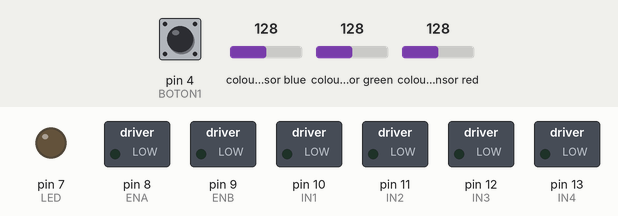
This sketch was run on a simulated Arduino Mega 2560, built with avr-gcc and run on an emulated ATmega2560. On the bench: switched loads named in the sketch (green lamp = pin HIGH), output pins drawn as LEDs (lit = HIGH). Wiring (inferred from the names in the program): TCS3200 colour sensor: output pin 18; S2 pin 16; S3 pin 17; S0 pin 14; S1 pin 15. Inputs (shaded band) come from the test bench; at power-on: pin 4 (BOTON1) LOW, colour sensor blue 128, colour sensor green 128, colour sensor red 128. Pins used as bus, display or sensor lines are not drawn; what the sketch prints to the serial monitor is not drawn.

Above: at 1.2 s.
1.3 s: pin 4 (BOTON1) pulled HIGH for 0.15 s
At 2.4 s:
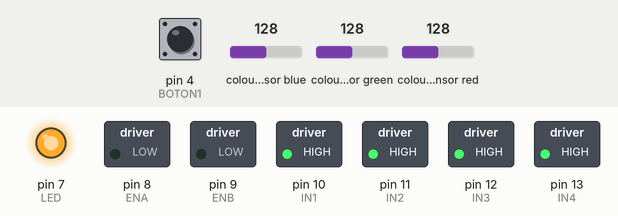
4.8 s: pin 4 (BOTON1) pulled HIGH for 1 s
At 5.4 s:
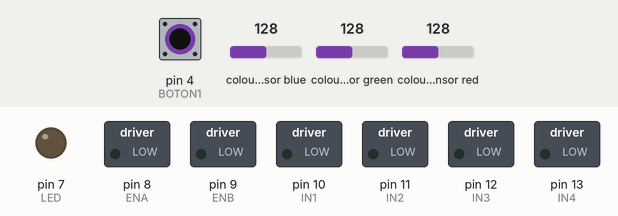
8.4 s: pin 4 (BOTON1) pulled HIGH for 3.2 s
At 9.5 s:
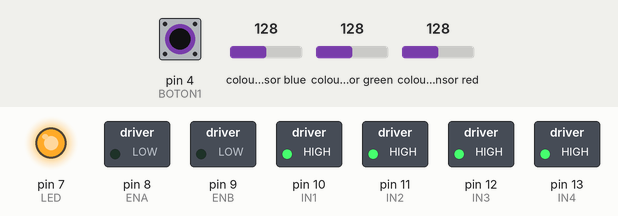
Timing chart, 0 to 11.4 s (numbered marks = the images above; inputs shaded):
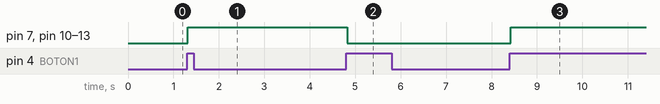

The sketch:

sketch_jun09b.ino
```cpp
int ENA = 8;
int ENB = 9;
const int IN1 = 10;
const int IN2 = 11;
const int IN3 = 12;
const int IN4 = 13;

const int LED =7;
const int BOTON1 = 4;
const int BOTON2 = 24;
const int BOTON3 = 26;
int val = 0; //val se emplea para almacenar el estado del boton
int state = 0; // 0 LED apagado, mientras que 1 encendido
int old_val = 0; // almacena el antiguo valor de val
const int triggerEmisor = 1;
const int echoReceptor = 0;
const int triggerEmisor1= 3;
const int echoReceptor1 = 2;
const int valorUmbral = 20; //valor de la distancia en cm para detenerse
long tiempoEntrada;
float distanciaEntrada;
long tiempoEntrada1;
float distanciaEntrada1;


const int s0 = 14;
const int s1 = 15;
const int s2 = 16;
const int s3 = 17;
const int out = 18;
int rojo = 0;
int verde = 0;
int azul = 0;
void setup(){  // definir si la variable es de entrada // o salida.
  pinMode(LED,OUTPUT);
 pinMode(BOTON1,INPUT); // y BOTON como señal de entrada
  pinMode(BOTON2,INPUT); // y BOTON como señal de entrada
   pinMode(BOTON3,INPUT); // y BOTON como señal de entrada
      pinMode (ENA, OUTPUT);
 pinMode (ENB, OUTPUT);

pinMode (IN1, OUTPUT);
pinMode (IN2, OUTPUT);
pinMode (IN3, OUTPUT);
pinMode (IN4, OUTPUT);
pinMode(triggerEmisor,OUTPUT);
pinMode(echoReceptor,INPUT);
pinMode(triggerEmisor1,OUTPUT);
pinMode(echoReceptor1,INPUT);
  pinMode(s0,OUTPUT);
  pinMode(s1,OUTPUT);
  pinMode(s2,OUTPUT);
  pinMode(s3,OUTPUT);
  pinMode(out,INPUT);
  digitalWrite(s0,HIGH);
  digitalWrite(s1,HIGH);

  Serial.begin(9600);
  delay(10);
}


void loop() {       // loop = realice un lazo continuamente

  color();
  Serial.print("   ");
  Serial.print(rojo, DEC);
  Serial.print("   ");
  Serial.print(verde, DEC);
  Serial.print("   ");
  Serial.print(azul, DEC);


val= digitalRead(BOTON1); // lee el estado del Boton++65
if ((val == HIGH) && (old_val == LOW)){
state=1-state;
delay(10);
}
old_val = val; // valor del antiguo estado
if (state==1){
 digitalWrite(LED, HIGH); // enciende el LED
 robotAvance();
 if (rojo < azul && verde > azul && rojo < 35)
  {
   Serial.println("   Rojo");
    robotParar();
 delay (1000);
  }
}
else{
 digitalWrite(LED,LOW); // apagar el LED
 robotParar();
}
if (distanciaEntrada==40){
 robotParar();
}
}


void color()
{
  digitalWrite(s2, LOW);
  digitalWrite(s3, LOW);
  rojo = pulseIn(out, digitalRead(out) == HIGH ? LOW : HIGH);
  digitalWrite(s3, HIGH);
  azul = pulseIn(out, digitalRead(out) == HIGH ? LOW : HIGH);
  digitalWrite(s2, HIGH);
  verde = pulseIn(out, digitalRead(out) == HIGH ? LOW : HIGH);
}


void sensorUltrasonidos()
{
digitalWrite(triggerEmisor,LOW); digitalWrite(triggerEmisor1,LOW);
delayMicroseconds(10);
digitalWrite(triggerEmisor, HIGH); digitalWrite(triggerEmisor1, HIGH);
delayMicroseconds(10);
tiempoEntrada=pulseIn(echoReceptor, HIGH); tiempoEntrada1=pulseIn(echoReceptor1, HIGH);
distanciaEntrada= int(0.017*tiempoEntrada); distanciaEntrada1= int(0.017*tiempoEntrada1);// Fórmula para calcular la distancia en cm
Serial.println("El valor de la distancia es ");
Serial.println(distanciaEntrada);
Serial.println("El valor de la distancia es ");
Serial.println(distanciaEntrada1);
delay(200);
}
void robotAvance()
{
digitalWrite (IN1, HIGH);
digitalWrite (IN2, HIGH);
digitalWrite (IN3, HIGH);
digitalWrite (IN4, HIGH);
}
void robotParar()
{
digitalWrite (IN1, LOW);
digitalWrite (IN2, LOW);
digitalWrite (IN3, LOW);
digitalWrite (IN4, LOW);
}
```

Measured:
- after the input at 1.3 s, pin 7 (LED), pin 10 (IN1), pin 11 (IN2), pin 12 (IN3), pin 13 (IN4): LOW → HIGH at once
- after the input at 4.8 s, pin 7 (LED), pin 10 (IN1), pin 11 (IN2), pin 12 (IN3), pin 13 (IN4): HIGH → LOW at once
- after the input at 8.4 s, pin 7 (LED), pin 10 (IN1), pin 11 (IN2), pin 12 (IN3), pin 13 (IN4): LOW → HIGH at once
